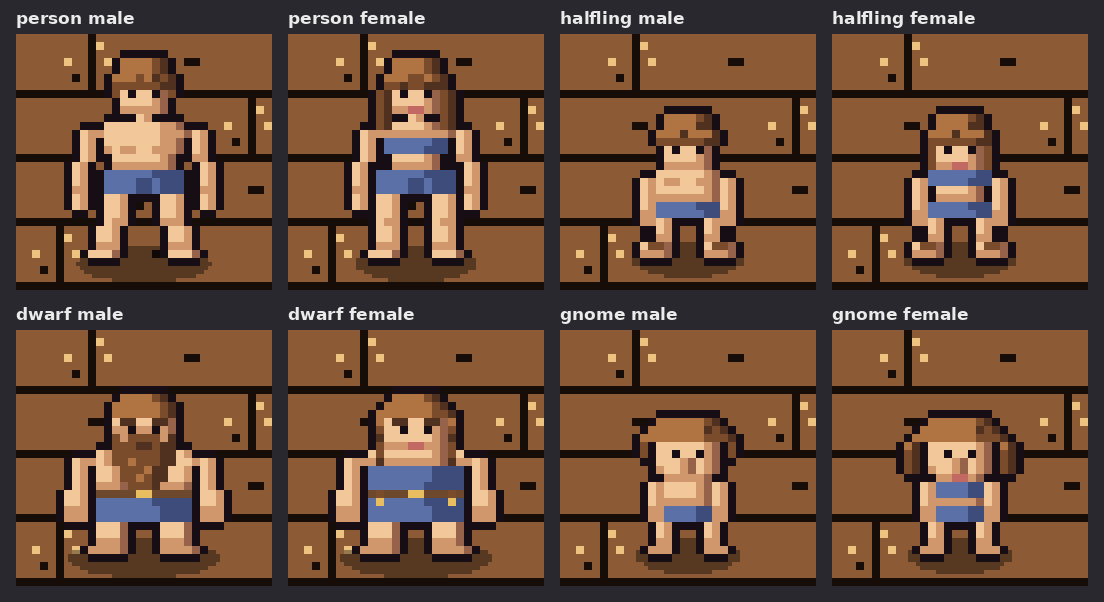
#> input picture resources/tilesets/person/_folk_check.png, 1104 x 602 px, given in place of person_male.png, which was not available
$ python make_alchemist.py _folk_check.png
#> lines starting #> are read from the running program, lines starting #| are printed output that depends on the picture; pictures that were not available may be replaced by others from this repository, and a replacement may not be noted
### resources/tilesets/person/person_kit.py
"""Shared helpers for the class-variant sprite generators
(make_ranger.py, make_alchemist.py, make_druid.py, make_paladin.py).

Same approach as make_fighter.py (whose base part maps this reuses, so
it must sit next to it): load a base person sprite onto its 32x32 art
grid together with its part map, repaint parts as gear while keeping
each pixel's light / mid / shadow step, add props, then redraw the
outline and the ground shadow and scale back up to 64x64.
"""
import os, sys
from PIL import Image, ImageDraw

HERE = os.path.dirname(os.path.abspath(__file__))
sys.path.insert(0, HERE)
import make_fighter as mf   # noqa: E402

N = mf.N
OUTLINE, CLEAR = mf.OUTLINE, mf.CLEAR
SKIN, HAIR, CLOTH = mf.SKIN, mf.HAIR, mf.CLOTH
STEEL, LEATHER, GOLD = mf.STEEL, mf.LEATHER, mf.GOLD
BASES = mf.BASES
bbox = mf.bbox
shade_of = mf.shade_of


class Figure:
    """One base sprite on the art grid: `part` (part names), `src`
    (the base's own pixels) and `px` (the canvas being repainted)."""

    def __init__(self, base_name, base_img):
        self.name = base_name
        self.part, self.shadow = BASES[base_name]()
        self.small = base_name.split("_")[0] in ("halfling", "gnome")
        self.barefoot = base_name.startswith("halfling")
        self.female = base_name.endswith("female")
        p = self.part
        self.src = [[CLEAR] * N for _ in range(N)]
        for y in range(N):
            for x in range(N):
                c = base_img.getpixel((2 * x, 2 * y))
                self.src[y][x] = c if c[3] == 255 else CLEAR
        self.px = [[self.src[y][x] if p[y][x] is not None else CLEAR
                    for x in range(N)] for y in range(N)]
        self.head = bbox(p, "head")
        self.head_top = self.head[1]
        self.torso = bbox(p, "torso")
        self.foot_y = bbox(p, "foot")[1]
        self.shorts = bbox(p, "shorts")
        self.has_belt = self.has("belt")
        self.belt_y = bbox(p, "belt")[1] if self.has_belt else self.shorts[1]
        self.lhand = bbox(p, "hand", "left")
        self.rhand = bbox(p, "hand", "right")
        self.arm_top, self.arm_bot = {}, {}
        for x in range(N):
            ys = mf.column_runs(p, "arm", x)
            if ys:
                self.arm_top[x], self.arm_bot[x] = min(ys), max(ys)
        self.arm_y0 = min(self.arm_top.values())

    def has(self, name):
        return any(self.part[y][x] == name for y in range(N) for x in range(N))

    def shade(self, x, y):
        return shade_of(self.src[y][x])

    def put(self, x, y, c):
        if 0 <= x < N and 0 <= y < N:
            self.px[y][x] = c

    # [14 lines left out: functions put_behind, skirt, not called in this run]

    def fist(self, hand, side):
        """Close a hand round a held prop: the column just outside it."""
        x0, y0, x1, y1 = hand
        x = x0 - 1 if side < 0 else x1 + 1
        for y in range(y0, y1 + 1):
            self.put(x, y, SKIN[0])
        return x

    def render(self):
        px = self.px
        filled = [[px[y][x] != CLEAR for x in range(N)] for y in range(N)]
        for y in range(N):
            for x in range(N):
                if not filled[y][x] and any(
                    0 <= x + dx < N and 0 <= y + dy < N and filled[y + dy][x + dx]
                    for dx, dy in ((1, 0), (-1, 0), (0, 1), (0, -1))):
                    px[y][x] = OUTLINE
        art = Image.new("RGBA", (N, N))
        art.putdata([c for row in px for c in row])
        art = art.resize((64, 64), Image.NEAREST)
        sh = Image.new("RGBA", (64, 64), CLEAR)
        ImageDraw.Draw(sh).ellipse(list(self.shadow), fill=(0, 0, 0, 96))
        return Image.alpha_composite(sh, art)


def run_shades(xs):
    """Light / mid / shadow per x for one horizontal run (same rule as
    the base renderers: last third mid, last pixel shadow)."""
    xs = list(xs)
    x0, x1 = min(xs), max(xs)
    w = x1 - x0 + 1
    out = {}
    for x in range(x0, x1 + 1):
        pos = x - x0
        s = 0
        if w >= 3 and pos >= w - (w // 3):
            s = 1
        if w >= 2 and pos == w - 1:
            s = 2 if w >= 4 else 1
        out[x] = s
    return out


def main(builder, suffix, argv):
#> called with suffix = 'alchemist'
    src_dir = argv[1]
    out_dir = argv[2] if len(argv) > 2 else src_dir
    os.makedirs(out_dir, exist_ok=True)
    for name in BASES:
        base = Image.open(os.path.join(src_dir, f"{name}.png")).convert("RGBA")
        builder(Figure(name, base)).save(os.path.join(out_dir, f"{name}_{suffix}.png"))
    print(len(BASES), f"{suffix} sprites ->", out_dir)

### resources/tilesets/person/make_fighter.py
"""Fighter variants of every base person sprite.

Usage: python3 make_fighter.py PERSON_SPRITE_DIR [OUT_DIR]
  (PERSON_SPRITE_DIR = web/public/modules/default/sprites/person;
   OUT_DIR defaults to the same folder)

Reads each base sprite (person_male.png, dwarf_female.png, ...) and
writes <base>_fighter.png next to it. The base art is NOT redrawn: the
script rebuilds each base's part map from its generator
(make_person.py / make_person_female.py / make_small_folk.py, which
must sit next to this file) and repaints the parts as fighter gear,
keeping the base's own lighting (each pixel's light / mid / shadow
step carries over to the new colour). Faces, hair, beards and braids
stay as drawn, so race and gender still read at a glance.

The fighter kit (same on everyone):
  - steel open helm over the crown of the hair
  - steel breastplate over the torso, steel pauldrons on the shoulders
  - red tabard skirt over the shorts, leather belt with a gold buckle
  - leather bracers, dark trousers and leather boots
    (halflings keep their bare, hairy feet)
  - a sword held upright in the right hand (viewer's left)
  - a red heater shield with a steel rim and gold boss on the left arm

Same construction rules as the bases: 32x32 art grid scaled 2x to
64x64, 1-art-px dark outline around the figure, light from the top
left, and the base's soft ground shadow.
"""
import os, sys
from PIL import Image, ImageDraw

HERE = os.path.dirname(os.path.abspath(__file__))
sys.path.insert(0, HERE)
import make_person as mp           # noqa: E402
import make_person_female as mpf   # noqa: E402
import make_small_folk as msf      # noqa: E402

N = 32
OUTLINE = mp.OUTLINE
CLEAR = (0, 0, 0, 0)
SKIN, HAIR, CLOTH = mp.SKIN, mp.HAIR, mp.CLOTH

STEEL = [(206, 214, 224, 255), (146, 156, 174, 255), (92, 100, 120, 255)]   # light, mid, shadow
RED = [(186, 54, 52, 255), (128, 34, 42, 255)]                             # tabard / shield field
LEATHER = [(150, 100, 60, 255), (106, 68, 40, 255), (70, 44, 28, 255)]
TROUSER = [(92, 82, 90, 255), (64, 56, 66, 255), (46, 40, 50, 255)]
GOLD = [(240, 200, 96, 255), (186, 140, 58, 255)]


# ── Part maps of the bases ────────────────────────────────────────
def _grid(parts, wins=("hair",)):
    part = [[None] * N for _ in range(N)]
    for name, x0, y0, x1, y1 in parts:
        for y in range(y0, y1 + 1):
            for x in range(x0, x1 + 1):
                if part[y][x] is None or name in wins:
                    part[y][x] = name
    return part


def person_male_parts():
    part = _grid(mp.PARTS)
    for x, y in [(10, 11), (21, 11), (12, 4), (19, 4)]:
        part[y][x] = None
    for y in (6, 7):
        part[y][12] = "hair"; part[y][19] = "hair"
    return part, (15, 53, 48, 61)


def person_female_parts():
    part = _grid(mpf.PARTS)
    for x, y in [(12, 4), (19, 4), (11, 6), (20, 6)]:
        part[y][x] = None
    return part, (17, 53, 46, 61)


def small_folk_parts(fn):
    """Run a make_small_folk builder with its render() swapped for a
    recorder, and rebuild the part map exactly the way render() does."""
    got = {}
    real = msf.render

    def spy(parts, trims=(), details=(), hair_dark_from=99, shadow=(17, 53, 46, 61)):
        got.update(parts=parts, trims=trims, shadow=shadow)
        return real(parts, trims, details, hair_dark_from, shadow)

    msf.render = spy
    try:
        fn()
    finally:
        msf.render = real
    part = _grid(got["parts"], wins=msf.HAIR_PARTS + ("belt", "top"))
    for x, y in got["trims"]:
        part[y][x] = None
    return part, got["shadow"]


BASES = {
    "person_male": person_male_parts,
    "person_female": person_female_parts,
    "halfling_male": lambda: small_folk_parts(lambda: msf.halfling(False)),
    "halfling_female": lambda: small_folk_parts(lambda: msf.halfling(True)),
    "dwarf_male": lambda: small_folk_parts(lambda: msf.dwarf(False)),
    "dwarf_female": lambda: small_folk_parts(lambda: msf.dwarf(True)),
    "gnome_male": lambda: small_folk_parts(lambda: msf.gnome(False)),
    "gnome_female": lambda: small_folk_parts(lambda: msf.gnome(True)),
}


# ── Helpers ───────────────────────────────────────────────────────
def shade_of(c):
    """Light / mid / shadow step (0, 1, 2) of a base pixel."""
    for pal in (SKIN, HAIR):
        if c in pal:
            return pal.index(c)
    if c in CLOTH:
        return CLOTH.index(c)
    return 1


def bbox(part, name, side=None):
    pts = [(x, y) for y in range(N) for x in range(N) if part[y][x] == name]
    if side == "left":
        pts = [p for p in pts if p[0] < 16]
    elif side == "right":
        pts = [p for p in pts if p[0] >= 16]
    xs, ys = [p[0] for p in pts], [p[1] for p in pts]
    return min(xs), min(ys), max(xs), max(ys)


def column_runs(part, name, x):
    return [y for y in range(N) if part[y][x] == name]


# ── Fighter ───────────────────────────────────────────────────────
# [151 lines left out: function fighter, not called in this run]


# [8 lines that do not run on import are left out]

### resources/tilesets/person/make_small_folk.py
"""Small-folk base people (halfling / dwarf / gnome, male + female).

Same construction as make_person.py so every humanoid is one art set:
32x32 grid scaled 2x to 64x64, transparent background, dark outline,
light from the top-left, character colours (not environment colours),
shorts (and a top on the female bases) as a neutral clothing base,
soft ground shadow, and the feet on the same ground row as the humans
(row 27) so everyone stands on the tile the same way.

Each race has its own build, not a shrunken human:
  halfling  ~2/3 human height, slim, curly hair, big bare feet
  dwarf     similar height but very broad and stocky; beard (male) /
            braids (female); belt
  gnome     the smallest, with a big head, big nose and wild hair
"""
import os, sys
from PIL import Image, ImageDraw

N = 32
OUTLINE = (22, 14, 20, 255)
SKIN = [(242, 200, 154, 255), (208, 150, 108, 255), (150, 98, 74, 255)]
HAIR = [(176, 116, 66, 255), (122, 76, 44, 255), (80, 48, 30, 255)]
CLOTH = [(92, 112, 168, 255), (62, 76, 124, 255)]
BELT = [(110, 72, 44, 255), (232, 190, 96, 255)]          # leather, buckle
LIPS = (196, 104, 100, 255)
EYE = OUTLINE
CLEAR = (0, 0, 0, 0)

SKIN_PARTS = ("head", "torso", "arm", "hand", "leg", "foot", "neck", "nose")
HAIR_PARTS = ("hair", "beard")
CLOTH_PARTS = ("shorts", "top")


def render(parts, trims=(), details=(), hair_dark_from=99, shadow=(17, 53, 46, 61)):
    """parts: [(name, x0, y0, x1, y1)]; later hair/beard entries win.
    details: [(x, y, colour)] painted after shading."""
    part = [[None] * N for _ in range(N)]
    for name, x0, y0, x1, y1 in parts:
        for y in range(y0, y1 + 1):
            for x in range(x0, x1 + 1):
                if part[y][x] is None or name in HAIR_PARTS + ("belt", "top"):
                    part[y][x] = name
    for x, y in trims:
        part[y][x] = None

    def at(x, y):
        return part[y][x] if 0 <= x < N and 0 <= y < N else None

    px = [[CLEAR] * N for _ in range(N)]
    for y in range(N):
        x = 0
        while x < N:
            if part[y][x] is None:
                x += 1; continue
            x0 = x
            while x < N and part[y][x] == part[y][x0]:
                x += 1
            x1 = x - 1
            name = part[y][x0]
            w = x1 - x0 + 1
            for xx in range(x0, x1 + 1):
                pos = xx - x0
                shade = 0
                if w >= 3 and pos >= w - (w // 3):
                    shade = 1
                if w >= 2 and pos == w - 1:
                    shade = 2 if w >= 4 else 1
                if at(xx, y + 1) != name and name in SKIN_PARTS:
                    shade = max(shade, 1)
                if name in HAIR_PARTS:
                    c = HAIR[min(2, shade + (1 if y >= hair_dark_from else 0))]
                elif name in CLOTH_PARTS:
                    c = CLOTH[1 if shade else 0]
                elif name == "belt":
                    c = BELT[0]
                else:
                    c = SKIN[shade]
                px[y][xx] = c
    for x, y, c in details:
        px[y][x] = c

    filled = [[px[y][x] != CLEAR for x in range(N)] for y in range(N)]
    for y in range(N):
        for x in range(N):
            if not filled[y][x] and any(
                0 <= x + dx < N and 0 <= y + dy < N and filled[y + dy][x + dx]
                for dx, dy in ((1, 0), (-1, 0), (0, 1), (0, -1))):
                px[y][x] = OUTLINE

    art = Image.new("RGBA", (N, N))
    art.putdata([c for row in px for c in row])
    art = art.resize((64, 64), Image.NEAREST)
    sh = Image.new("RGBA", (64, 64), CLEAR)
    ImageDraw.Draw(sh).ellipse(list(shadow), fill=(0, 0, 0, 96))
    return Image.alpha_composite(sh, art)


def row(y, x0, x1, c):
    return [(x, y, c) for x in range(x0, x1 + 1)]


def waistband(y, x0, x1):
    return [(x, y, CLOTH[1] if x > 16 else CLOTH[0]) for x in range(x0, x1 + 1)]


# ── Halfling ──────────────────────────────────────────────────────
def halfling(female=False):
    p = [
        ("hair", 13, 10, 18, 11), ("hair", 12, 11, 19, 13),
        ("head", 13, 13, 18, 16),
        ("torso", 12, 17, 19, 18),
        ("torso", 13, 19, 18, 20) if female else ("torso", 12, 19, 19, 20),
        ("shorts", 12, 21, 19, 22),
        ("arm", 10, 18, 11, 20), ("arm", 20, 18, 21, 20),
        ("arm", 10, 21, 11, 22), ("arm", 20, 21, 21, 22),
        ("hand", 10, 23, 11, 23), ("hand", 20, 23, 21, 23),
        ("leg", 12, 23, 13, 25), ("leg", 18, 23, 19, 25),
        ("foot", 10, 26, 13, 27), ("foot", 18, 26, 21, 27),   # big feet
    ]
    if female:
        p += [("hair", 12, 13, 12, 18), ("hair", 19, 13, 19, 18),
              ("top", 12, 17, 19, 18)]
    d = [(14, 10, HAIR[0]), (13, 11, HAIR[0]), (16, 11, HAIR[0]),   # curls
         (18, 12, HAIR[0]), (15, 12, HAIR[2]), (17, 11, HAIR[2]),
         (14, 14, EYE), (17, 14, EYE),
         (15, 16, LIPS if female else SKIN[1]), (16, 16, LIPS if female else SKIN[1]),
         (11, 26, HAIR[1]), (12, 26, HAIR[1]), (19, 26, HAIR[1]), (20, 26, HAIR[1])]  # hairy feet
    d += waistband(21, 12, 19)
    if female:
        d += [(x, 18, CLOTH[1] if x > 16 else CLOTH[0]) for x in range(12, 20)]
    else:
        d += [(13, 18, SKIN[1]), (14, 18, SKIN[1]), (17, 18, SKIN[1]), (18, 18, SKIN[1])]
    return render(p, trims=[(12, 11), (19, 11)], details=d,
                  hair_dark_from=13, shadow=(18, 52, 45, 60))


# ── Dwarf ─────────────────────────────────────────────────────────
# [68 lines left out: functions dwarf, gnome, not called in this run]


BUILDS = {
    "halfling_male": lambda: halfling(False),
    "halfling_female": lambda: halfling(True),
    "dwarf_male": lambda: dwarf(False),
    "dwarf_female": lambda: dwarf(True),
    "gnome_male": lambda: gnome(False),
    "gnome_female": lambda: gnome(True),
}

# [6 lines that do not run on import are left out]

### resources/tilesets/person/make_alchemist.py
"""Alchemist variants of every base person sprite.

Usage: python3 make_alchemist.py PERSON_SPRITE_DIR [OUT_DIR]

Writes <base>_alchemist.png next to each base sprite (see person_kit.py).

The alchemist kit (same on everyone):
  - brass goggles with blue lenses pushed up on the forehead
  - mustard work shirt with rolled sleeves (bare forearms)
  - long brown leather apron with a chest pocket, over the shirt,
    falling to the shins
  - a belt of three coloured potion vials
  - grey trousers and dark boots (halflings: bare feet)
  - a round-bottomed flask of bubbling green potion held up in the
    right hand (viewer's left)
"""
import sys
from person_kit import Figure, main, N, CLEAR, SKIN, LEATHER, GOLD

SHIRT = [(214, 170, 78, 255), (170, 128, 56, 255), (122, 90, 42, 255)]
APRON = [(134, 92, 62, 255), (100, 66, 44, 255), (72, 46, 32, 255)]
TROUSER = [(110, 108, 116, 255), (80, 78, 88, 255), (58, 56, 66, 255)]
BOOT = [(66, 52, 48, 255), (44, 34, 32, 255)]
BRASS = [(232, 196, 104, 255), (176, 136, 60, 255)]
LENS = [(150, 220, 240, 255), (70, 150, 200, 255)]
GLASS = (210, 236, 236, 255)
POTION = [(148, 236, 96, 255), (84, 186, 62, 255), (48, 128, 44, 255)]
VIALS = [(220, 70, 70, 255), (90, 140, 230, 255), (150, 230, 90, 255)]


def alchemist(f: Figure):
    p, px = f.part, f.px
    hx0, _, hx1, _ = f.head
    tx0, ty0, tx1, ty1 = f.torso
    sx0, sy0, sx1, sy1 = f.shorts
    apron_bottom = f.foot_y - (2 if f.small else 3)
    ax0, ax1 = tx0 + 1, tx1 - 1                    # apron is a bit narrower than the body

    for y in range(N):
        for x in range(N):
            name, s = p[y][x], f.shade(x, y)
            if name in ("torso", "top"):
                px[y][x] = SHIRT[min(2, s)]
            elif name in ("shorts", "belt"):
                px[y][x] = TROUSER[min(2, s)]
            elif name == "arm":
                if y <= f.arm_y0 + (1 if f.small else 2):
                    px[y][x] = SHIRT[min(2, s)]
                elif y == f.arm_y0 + (2 if f.small else 3):
                    px[y][x] = SHIRT[1]                # rolled cuff
            elif name == "leg":
                boot = (not f.barefoot) and y >= f.foot_y - 2
                px[y][x] = BOOT[0 if s == 0 else 1] if boot else TROUSER[min(2, s)]
            elif name == "foot" and not f.barefoot:
                px[y][x] = BOOT[0 if s == 0 else 1]

    # apron: bib over the chest, then down over the legs to the shins
    for y in range(ty0 + 1, apron_bottom + 1):
        if y <= sy1:
            xs = [x for x in range(ax0, ax1 + 1)
                  if p[y][x] in ("torso", "top", "shorts", "belt")]
        else:
            legs = [x for x in range(N) if p[y][x] == "leg"]
            xs = list(range(min(legs), max(legs) + 1)) if legs else []
        if not xs:
            continue
        for x, s in __import__("person_kit").run_shades(xs).items():
            if p[y][x] == "beard":
                continue
            px[y][x] = APRON[s]
    for x in range(ax0, ax1 + 1):                  # neck strap ends
        if p[ty0][x] in ("torso", "top") and x in (ax0, ax1):
            px[ty0][x] = APRON[1]
    # chest pocket with a stirring rod poking out
    pk_y = ty0 + 2
    for x in (13, 14):
        if px[pk_y][x] in APRON:
            px[pk_y][x] = APRON[2]
    if px[pk_y - 1][13] in APRON:
        px[pk_y - 1][13] = GOLD[0]

    # vial belt: dark strap with three coloured vials
    by = f.belt_y
    for x in range(N):
        if px[by][x] in APRON or p[by][x] in ("belt", "shorts"):
            px[by][x] = LEATHER[2]
    for i, c in enumerate(VIALS):
        vx = sx0 + 1 + i * 2
        if vx <= sx1:
            px[by][vx] = GLASS
            if px[by + 1][vx] != CLEAR:
                px[by + 1][vx] = c

    # goggles pushed up on the forehead: a dark strap round the hair
    # with two brass-rimmed blue lenses, a row clear of the eyes
    gy = f.head_top - 2
    hair_xs = [x for x in range(N) if p[gy][x] == "hair"]
    for x in hair_xs:
        px[gy][x] = LEATHER[2]
    lx = (hx0 + hx1) // 2
    for cx in (lx - 1, lx + 2):
        for x, c in ((cx - 1, BRASS[0]), (cx, LENS[0]), (cx + 1, BRASS[1])):
            if x in hair_xs:
                px[gy][x] = c
        if p[gy + 1][cx] == "hair":
            px[gy + 1][cx] = LENS[1]                # lens depth
    # flask held up in the viewer's-left hand
    x0, y0, x1, y1 = f.lhand
    fx = f.fist(f.lhand, -1) - 1                    # flask's right column
    bulb_top = y0 - 1
    for y in range(bulb_top, bulb_top + 3):         # round bulb, 3 wide
        for x in (fx - 2, fx - 1, fx):
            corner = (y in (bulb_top, bulb_top + 2)) and x in (fx - 2, fx)
            if not corner or y == bulb_top + 2:
                f.put(x, y, POTION[0] if x == fx - 2 else POTION[1] if x == fx - 1 else POTION[2])
    f.put(fx - 2, bulb_top, CLEAR)
    f.put(fx, bulb_top, CLEAR)
    f.put(fx - 1, bulb_top - 1, GLASS)              # neck
    f.put(fx - 1, bulb_top - 2, LEATHER[1])         # cork
    f.put(fx - 2, bulb_top - 3, POTION[0])          # bubbles
    f.put(fx - 1, bulb_top - 5, POTION[1])
    return f.render()


if __name__ == "__main__":
    main(alchemist, "alchemist", sys.argv)
#> after the loop in __init__, `for y in range(N):`: self.src = 32 items
#> the loop in alchemist, `for y in range(ty0 + 1, apron_bottom + 1):` made 13 passes
#> legs on passes 9 to 13: [11, 12, 13, 18, 19, 20], [11, 12, 13, 18, 19, 20], [11, 12, 13, 18, 19, 20], [11, 12, 13, 18, 19, 20], [10, 11, 12, 19, 20, 21]
#> the loop in alchemist, `for x in range(ax0, ax1 + 1):` made 10 passes
#> in alchemist, `hair_xs = [x for x in range(N) if p[gy][x] == "hair"]`: hair_xs = [12, 13, 14, 15, 16, 17, 18, 19]
#> the loop in alchemist, `for x in hair_xs:` made 8 passes
#> in render, `px = self.px`: px = 32 items
#> in render, `art.putdata([c for row in px for c in row])`:
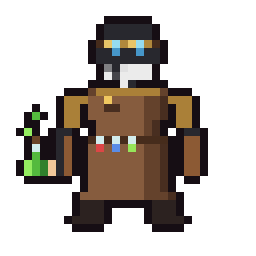
#> art: PIL image 32x32 RGBA (shown 8 times larger); mean R, G, B, A 32.4, 25.6, 19.6, 99.6; transparent parts drawn white
#> in render, `ImageDraw.Draw(sh).ellipse(list(self.shadow), fill=(0, 0, 0, 96))`:
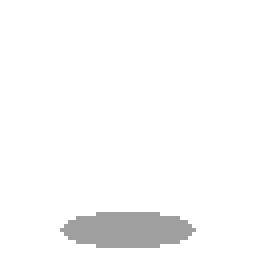
#> sh: PIL image 64x64 RGBA (shown 4 times larger); mean R, G, B, A 0, 0, 0, 5.7; transparent parts drawn white
#> in render, `return Image.alpha_composite(sh, art)`:
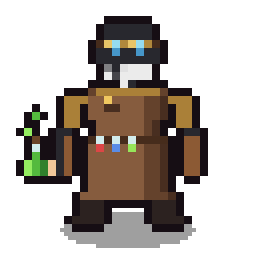
#> returned value: PIL image 64x64 RGBA (shown 4 times larger); mean R, G, B, A 32.4, 25.6, 19.6, 103.4; transparent parts drawn white
#> (the run stopped early here; a loop or call above may not have finished)
